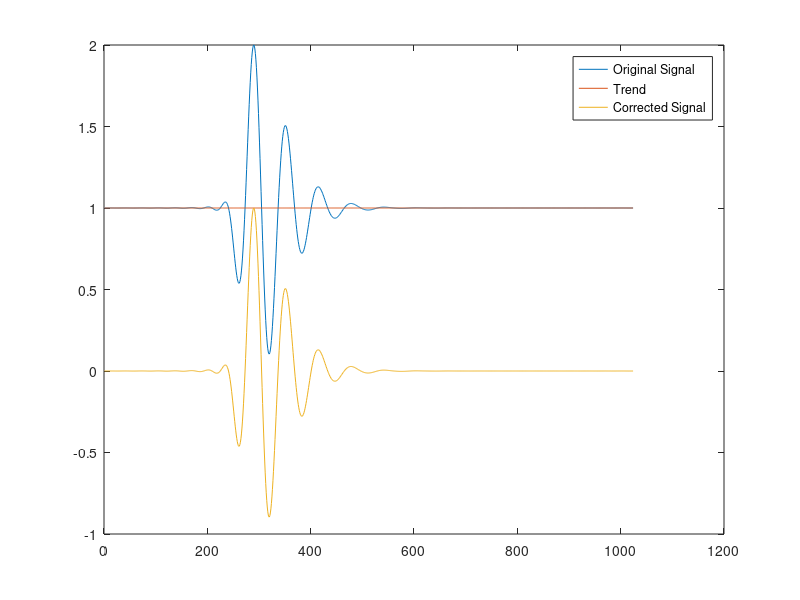
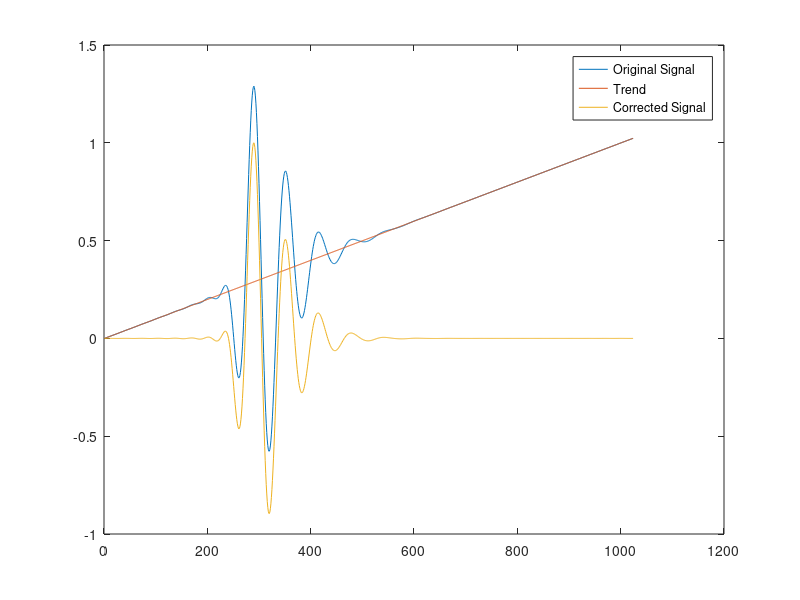
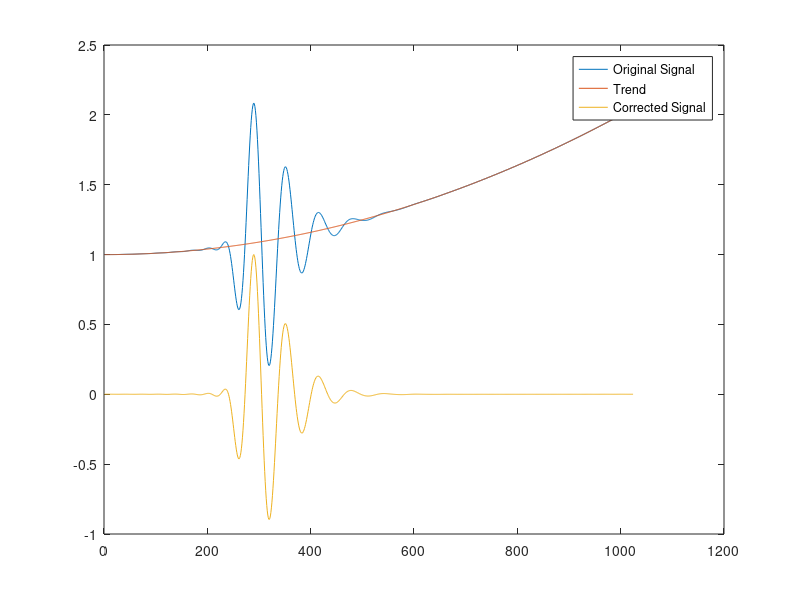

Write MATLAB code to recreate these figures, in order.
%Ex1 Format & Purpose
a11t1 = importdata('ex1_1_trend1.txt');
x = 1:length(a11t1);
a11t1 = a11t1.';
plot(a11t1);
%subtract dc offset
a11t1m(x) = mean(a11t1);
a11t1_m = a11t1-mean(a11t1);
hold on
plot(a11t1m);
plot(a11t1_m);
legend('Original Signal','Trend','Corrected Signal')
%%
a11t2 = importdata('ex1_1_trend2.txt');
a11t2 = a11t2.';

figure
plot(a11t2);
%fit first order poly and subtract to remove trend
[p,S] = polyfit(x,a11t2,1);
a11t2_trend = polyval(p,x);
hold on 
plot(a11t2_trend);

a11t2_ = a11t2-a11t2_trend;
plot(a11t2_)
legend('Original Signal','Trend','Corrected Signal')
%%

a11t3 = importdata('ex1_1_trend3.txt');
x = 1:length(a11t3);
a11t3 = a11t3.';

figure
plot(a11t3);
%fit second order poly and subtract to remove trend

[p2,S2] = polyfit(x,a11t3,2);
a11t3_trend = polyval(p2,x);
hold on 
plot(a11t3_trend);

a11t3_ = a11t3-a11t3_trend;
plot(a11t3_)
legend('Original Signal','Trend','Corrected Signal')



